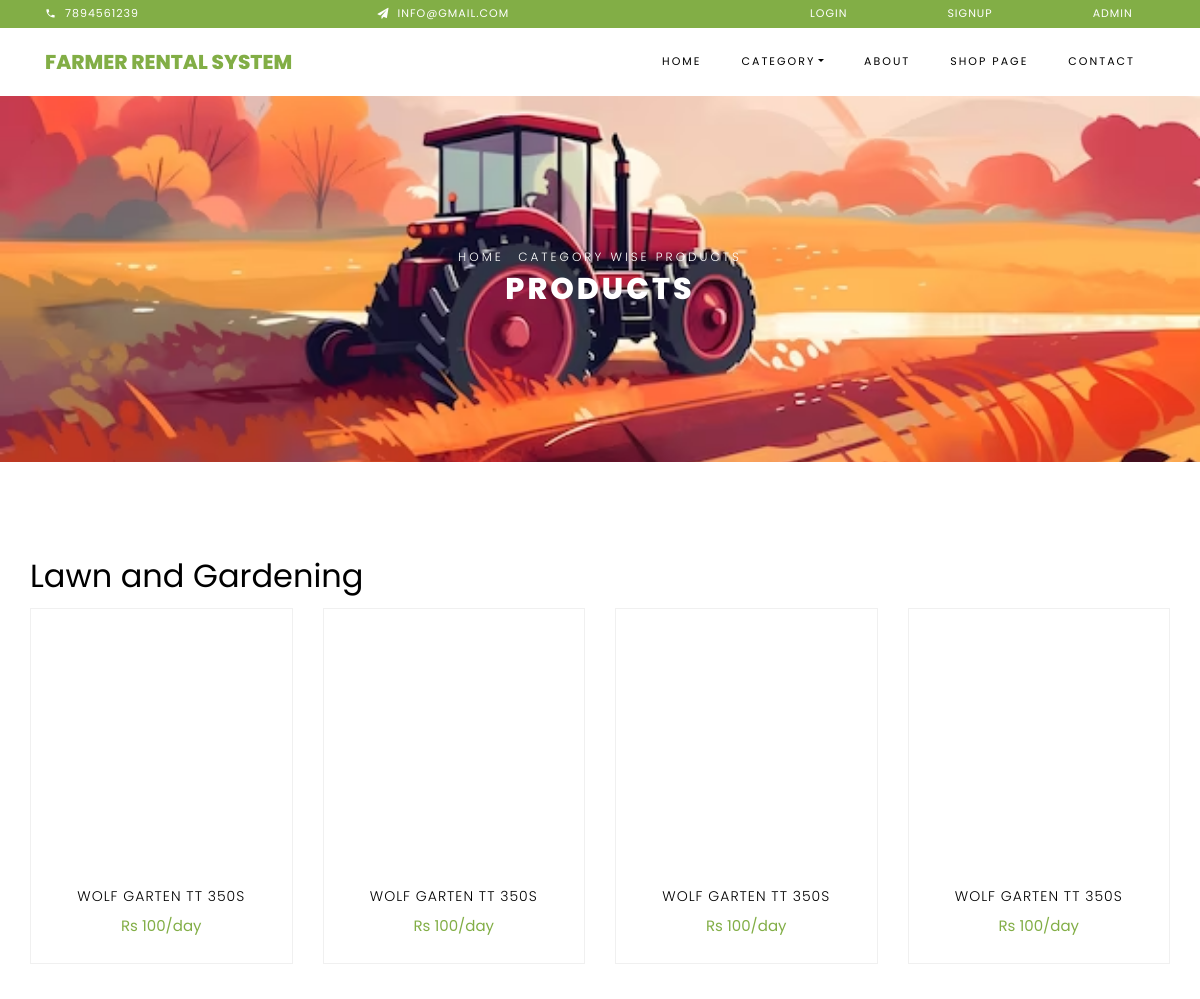
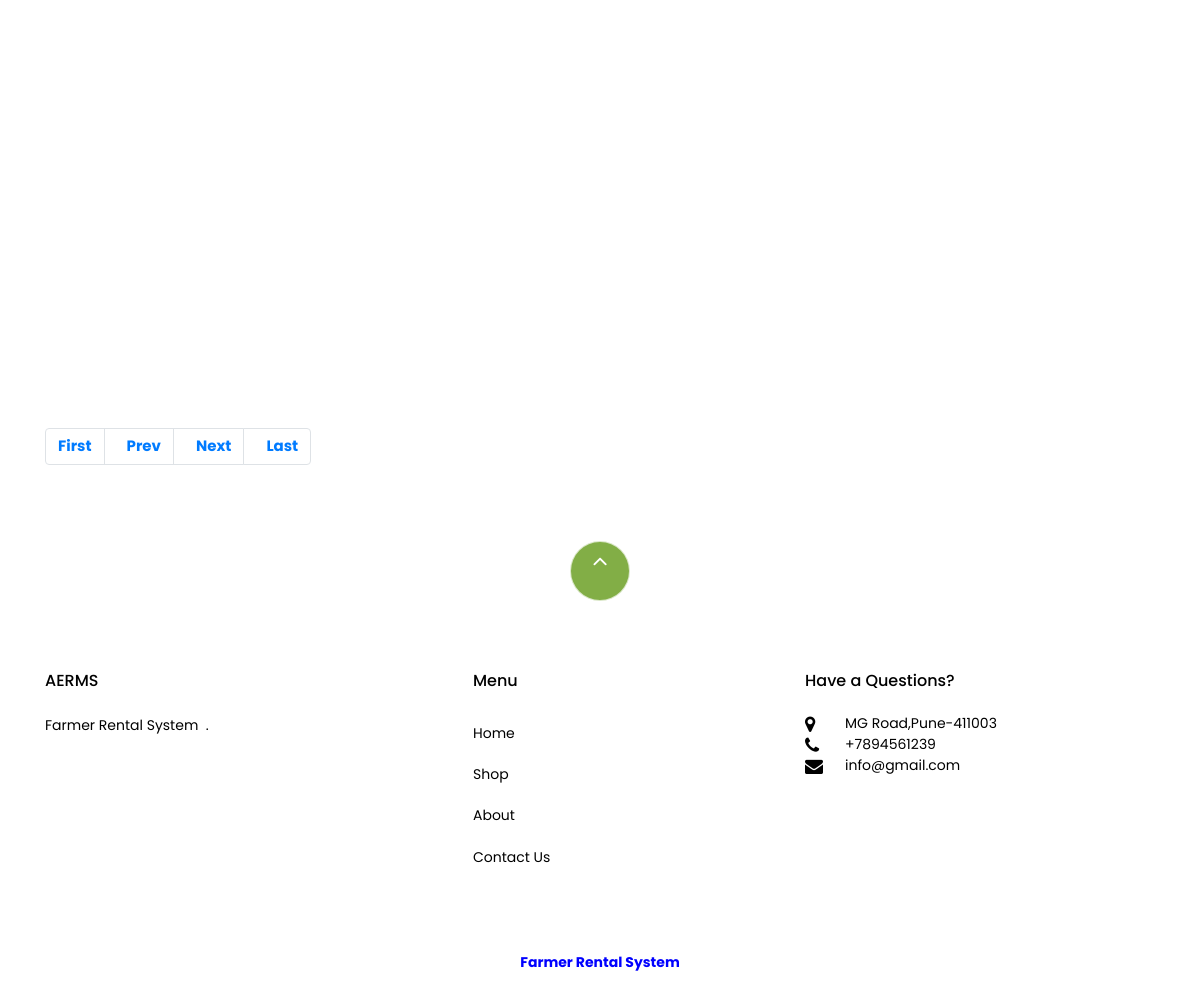
Screenshot of /categorywise-products.php?catid=1 with the database file from the repository (2 pictures, top to bottom).
### tables this page shows
CREATE TABLE `tblpage` (
  `ID` int(10) NOT NULL,
  `PageType` varchar(200) DEFAULT NULL,
  `PageTitle` mediumtext DEFAULT NULL,
  `PageDescription` mediumtext DEFAULT NULL,
  `Email` varchar(200) DEFAULT NULL,
  `MobileNumber` bigint(10) DEFAULT NULL,
  `UpdationDate` timestamp NOT NULL DEFAULT current_timestamp() ON UPDATE current_timestamp()
);

CREATE TABLE `tblcategory` (
  `ID` int(11) NOT NULL,
  `CategoryName` varchar(250) DEFAULT NULL,
  `CreationDate` timestamp NULL DEFAULT current_timestamp()
);

CREATE TABLE `tblproduct` (
  `ID` int(5) NOT NULL,
  `CategoryID` int(10) DEFAULT NULL,
  `SubcategoryID` int(5) DEFAULT NULL,
  `ProductName` varchar(250) DEFAULT NULL,
  `ModelNumber` varchar(250) DEFAULT NULL,
  `PowerSource` varchar(250) DEFAULT NULL,
  `RentPrice` decimal(10,0) DEFAULT NULL,
  `ProductSpecifications` mediumtext DEFAULT NULL,
  `ProductDescription` mediumtext DEFAULT NULL,
  `Image` varchar(250) DEFAULT NULL,
  `Image1` varchar(250) DEFAULT NULL,
  `Image2` varchar(250) DEFAULT NULL,
  `Image3` varchar(250) DEFAULT NULL,
  `Image4` varchar(250) DEFAULT NULL,
  `Image5` varchar(250) DEFAULT NULL,
  `CreationDate` timestamp NULL DEFAULT current_timestamp()
);

### categorywise-products.php (the view, shortened to what this page needs)
<?php
include('includes/dbconnection.php');
?>
<!DOCTYPE html>
<html lang="en">
  <head>
    <link rel="stylesheet" href="css/open-iconic-bootstrap.min.css">
    <link rel="stylesheet" href="css/animate.css">
    <link rel="stylesheet" href="css/owl.carousel.min.css">
    <link rel="stylesheet" href="css/owl.theme.default.min.css">
    <link rel="stylesheet" href="css/magnific-popup.css">
    <link rel="stylesheet" href="css/aos.css">
    <link rel="stylesheet" href="css/ionicons.min.css">
    <link rel="stylesheet" href="css/bootstrap-datepicker.css">
    <link rel="stylesheet" href="css/jquery.timepicker.css">
    <link rel="stylesheet" href="css/flaticon.css">
    <link rel="stylesheet" href="css/icomoon.css">
    <link rel="stylesheet" href="css/style.css">
  </head>
  <body class="goto-here">
	 <?php include_once('includes/header.php');?>
    <div class="hero-wrap hero-bread" style="background-image: url('images/bg_1.jpg');">
      <div class="container">
        <div class="row no-gutters slider-text align-items-center justify-content-center">
          <div class="col-md-9 ftco-animate text-center">
          	<p class="breadcrumbs"><span class="mr-2"><a href="index.php">Home</a></span> <span>Category Wise Products</span></p>
            <h1 class="mb-0 bread">Products</h1>
          </div>
        </div>
      </div>
    </div>
    <section class="ftco-section">
    	<div class="container">
    		<div class="row">
  <?php
$cid = $_GET['catid'];
if (isset($_GET['pageno'])) {
    $pageno = $_GET['pageno'];
} else {
    $pageno = 1;
}
$no_of_records_per_page = 8;
$offset = ($pageno - 1) * $no_of_records_per_page;
$category_query = mysqli_query($con, "SELECT CategoryName FROM tblcategory WHERE ID='$cid'");
$category = mysqli_fetch_array($category_query)['CategoryName'];
$total_pages_sql = "SELECT COUNT(*) FROM tblproduct WHERE CategoryID='$cid'";
$ret1 = mysqli_query($con, $total_pages_sql);
$total_rows = mysqli_fetch_array($ret1)[0];
$total_pages = ceil($total_rows / $no_of_records_per_page);
$query = mysqli_query($con, "SELECT tblproduct.ID, tblproduct.CategoryID, tblproduct.SubcategoryID, tblproduct.ProductName, tblproduct.ModelNumber, tblproduct.PowerSource, tblproduct.RentPrice, tblproduct.ProductSpecifications, tblproduct.ProductDescription, tblproduct.Image, tblproduct.Image1, tblproduct.Image2, tblproduct.Image3, tblproduct.Image4, tblproduct.Image5, tblcategory.CategoryName, tblsubcategory.SubcategoryName FROM tblproduct JOIN tblcategory ON tblcategory.ID = tblproduct.CategoryID JOIN tblsubcategory ON tblsubcategory.ID = tblproduct.SubcategoryID WHERE tblproduct.CategoryID='$cid' LIMIT $offset, $no_of_records_per_page");
?>
<h2 class="category-name"><?php echo $category; ?></h2>
<?php if(mysqli_num_rows($query) > 0) { ?>
    <div class="row">
    <?php
    while ($row = mysqli_fetch_array($query)) {
    ?>
        <div class="col-md-6 col-lg-3 ftco-animate">
            <div class="product">
                <a href="single-product-details.php?viewid=<?php echo $row['ID']; ?>" class="img-prod">
                </a>
                <div class="text py-3 pb-4 px-3 text-center">
                    <h3><a href="single-product-details.php?viewid=<?php echo $row['ID']; ?>"><?php echo $row['ProductName']; ?></a></h3>
                    <div class="d-flex">
                        <div class="pricing">
                            <p class="price"><span class="price-sale">Rs <?php echo $row['RentPrice']; ?>/day</span></p>
                        </div>
                    </div>
                </div>
            </div>
        </div>
    <?php
    }
    ?>
    </div>
<?php } ?>
</div>
    		<div class="row mt-5">
          <div class="col text-center">
            <div class="page-pagi">
                        <nav aria-label="Page navigation example">
                             <ul class="pagination" >
        <li class="page-item"><a class="page-link" href="?pageno=1"><strong>First</strong></a></li>
        <li class="<?php if($pageno <= 1){ echo 'disabled'; } ?>">
            <a class="page-link" href="<?php if($pageno <= 1){ echo '#'; } else { echo "?pageno=".($pageno - 1); } ?>"><strong style="padding-left: 10px">Prev</strong></a>
        </li>
        <li class="<?php if($pageno >= $total_pages){ echo 'disabled'; } ?>">
            <a class="page-link" href="<?php if($pageno >= $total_pages){ echo '#'; } else { echo "?pageno=".($pageno + 1); } ?>"><strong style="padding-left: 10px">Next</strong></a>
        </li>
        <li class="page-item"><a class="page-link"  href="?pageno=<?php echo $total_pages; ?>"><strong style="padding-left: 10px">Last</strong></a></li>
    </ul>
                        </nav>
                    </div>
          </div>
        </div>
    	</div>
    </section>
		<?php include_once('includes/footer.php');?>
  </body>
</html>

### includes/header.php (shortened to what this page needs)
<div class="py-1 bg-primary">
        <div class="container">
            <div class="row no-gutters d-flex align-items-start align-items-center px-md-0">
                <div class="col-lg-12 d-block">
                    <div class="row d-flex">
                        <?php
 $query=mysqli_query($con,"select * from  tblpage where PageType='contactus'");
 while ($row=mysqli_fetch_array($query)) {
 ?>
                        <div class="col-md pr-4 d-flex topper align-items-center">
                            <div class="icon mr-2 d-flex justify-content-center align-items-center"><span class="icon-phone2"></span></div>
                            <span class="text"><?php  echo $row['MobileNumber'];?></span>
                        </div>
                        <div class="col-md pr-4 d-flex topper align-items-center">
                            <div class="icon mr-2 d-flex justify-content-center align-items-center"><span class="icon-paper-plane"></span></div>
                            <span class="text"><?php  echo $row['Email'];?></span>
                        </div><?php } ?>
                         <?php if (strlen($_SESSION['uid']==0)) {?>
                        <div class="col-md-5 pr-4 d-flex topper align-items-center text-lg-right">
                            <a href="login.php"><span class="text" style="padding-left: 100px;">Login</span></a>
                            <a href="signup.php"><span class="text" style="padding-left: 100px;">Signup</span></a>
                             <a href="admin/login.php"><span class="text" style="padding-left: 100px;">Admin</span></a>
                        </div><?php } ?>
                    </div>
                </div>
            </div>
          </div>
    </div>
    <nav class="navbar navbar-expand-lg navbar-dark ftco_navbar bg-dark ftco-navbar-light" id="ftco-navbar">
        <div class="container">
          <a class="navbar-brand" href="index.php"> Farmer Rental System</a>
          <div class="collapse navbar-collapse" id="ftco-nav">
            <ul class="navbar-nav ml-auto">
              <li class="nav-item active"><a href="index.php" class="nav-link">Home</a></li>
              <li class="nav-item dropdown">
              <a class="nav-link dropdown-toggle" href="#" id="dropdown04" data-toggle="dropdown" aria-haspopup="true" aria-expanded="false">Category</a>
            </li>
              <li class="nav-item"><a href="about.php" class="nav-link">About</a></li>
              <li class="nav-item"><a href="shop.php" class="nav-link">Shop Page</a></li>
              <li class="nav-item"><a href="contact.php" class="nav-link">Contact</a></li>
            </ul>
          </div>
        </div>
      </nav>

### includes/footer.php
   <footer class="ftco-footer ftco-section">
     <div class="container">
       <div class="row">
           <div class="mouse">
                       <a href="#" class="mouse-icon">
                           <div class="mouse-wheel"><span class="ion-ios-arrow-up"></span></div>
                       </a>
                   </div>
       </div>
       <div class="row mb-5">
         <div class="col-md">
           <div class="ftco-footer-widget mb-4">
             <h2 class="ftco-heading-2">AERMS</h2>
             <?php
$query=mysqli_query($con,"select * from  tblpage where PageType='aboutus'");
while ($row=mysqli_fetch_array($query)) {
?>
             <p><?php  echo $row['PageDescription'];?>.</p><?php } ?>
           </div>
         </div>
         <div class="col-md">
           <div class="ftco-footer-widget mb-4 ml-md-5">
             <h2 class="ftco-heading-2">Menu</h2>
             <ul class="list-unstyled">
               <li><a href="index.php" class="py-2 d-block">Home</a></li>
               <li><a href="shop.php" class="py-2 d-block">Shop</a></li>
               <li><a href="about.php" class="py-2 d-block">About</a></li>
               <li><a href="contact.php" class="py-2 d-block">Contact Us</a></li>
             </ul>
           </div>
         </div>
         <div class="col-md">
           <div class="ftco-footer-widget mb-4">
               <h2 class="ftco-heading-2">Have a Questions?</h2>
               <div class="block-23 mb-3">
                 <ul>
                   <?php
$query=mysqli_query($con,"select * from  tblpage where PageType='contactus'");
while ($row=mysqli_fetch_array($query)) {
?>
                   <li><span class="icon icon-map-marker"></span><span class="text"><?php  echo $row['PageDescription'];?></span></li>
                   <li><span class="icon icon-phone"></span><span class="text">+<?php  echo $row['MobileNumber'];?></span></li>
                   <li><span class="icon icon-envelope"></span><span class="text"><?php  echo $row['Email'];?></span></li><?php } ?>
                 </ul>
               </div>
           </div>
         </div>
       </div>
       <div class="row">
         <div class="col-md-12 text-center">
           <p style="color:blue;font-weight: bolder;"> Farmer   Rental System
                       </p>
         </div>
       </div>
     </div>
   </footer>

### css/icomoon.css (style rules this page uses)
[class^="icon-"], [class*=" icon-"] { font-family: 'icomoon' !important; speak: none; font-style: normal; font-weight: normal; font-variant: normal; text-transform: none; line-height: 1; -webkit-font-smoothing: antialiased; -moz-osx-font-smoothing: grayscale; }
.icon-map-marker:before { content: "\f041"; }
.icon-phone:before { content: "\f095"; }
.icon-envelope:before { content: "\f0e0"; }
.icon-paper-plane:before { content: "\f1d8"; }
.icon-phone2:before { content: "\e0cd"; }

### rows the page displays
tblpage: MobileNumber "7894561239", Email "INFO@GMAIL.COM", PageDescription "MG Road,Pune-411003", Email "info@gmail.com"
tblcategory: CategoryName "Lawn and Gardening"
tblproduct: ProductName "WOLF GARTEN TT 350S", RentPrice "100"
tblproduct: ProductName "WOLF GARTEN TT 350S", RentPrice "100"
tblproduct: ProductName "WOLF GARTEN TT 350S", RentPrice "100"
tblproduct: ProductName "WOLF GARTEN TT 350S", RentPrice "100"
tblpage: PageDescription "Farmer Rental System"
